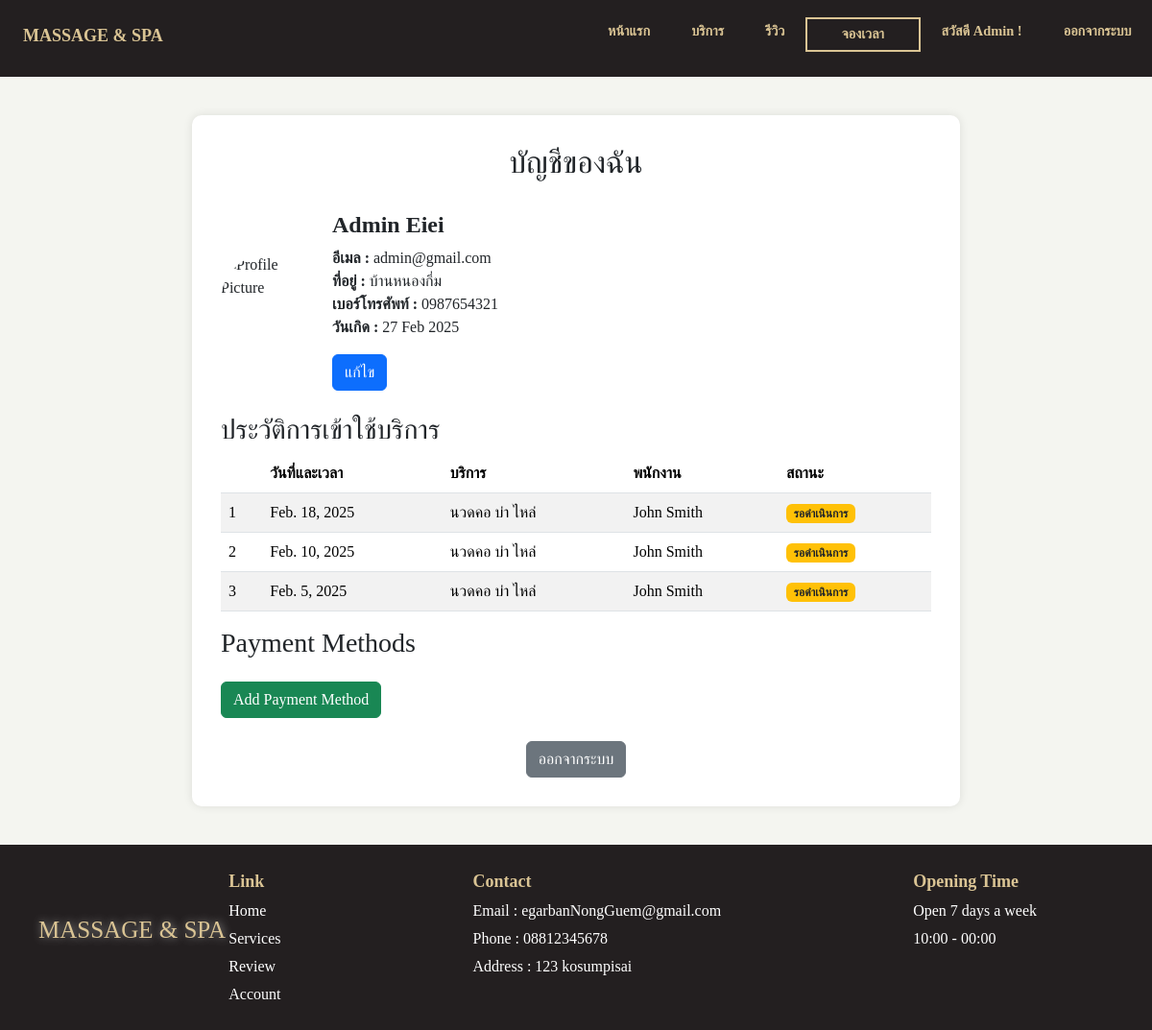
/account/ (signed in), run on the app's committed database.
### loginApp/models.py (models this page shows, shortened)
class Customer(AbstractUser):
    email = models.EmailField(unique=True)
    phone = models.CharField(max_length=15, unique=True, null=False, blank=False)
    address = models.TextField(null=False, blank=False)
    birth_date = models.DateField(null=False, blank=False)
    last_login = models.DateTimeField(default=timezone.now)
    USERNAME_FIELD = 'email'
    REQUIRED_FIELDS = ['username', 'first_name', 'last_name', 'phone', 'address', 'birth_date']
    class Meta:
        verbose_name = 'Customer'
        verbose_name_plural = 'Customers'

### serviceApp/models.py (models this page shows, shortened)
class Booking(models.Model):
    booking_id = models.AutoField(primary_key=True)
    customer = models.ForeignKey('loginApp.Customer', null=True, blank=True, on_delete=models.SET_NULL)
    temp_customer = models.ForeignKey(TemporaryCustomer, null=True, blank=True, on_delete=models.SET_NULL)
    slot = models.ForeignKey(TimeSlot, null=True, blank=True, on_delete=models.SET_NULL)
    service = models.ForeignKey(Service, null=True, blank=True, on_delete=models.SET_NULL)
    review = models.ForeignKey(Review, null=True, blank=True, on_delete=models.SET_NULL)
    staff = models.ForeignKey(Staff, null=True, blank=True, on_delete=models.SET_NULL)
    payment = models.ForeignKey(Payment, null=True, blank=True, on_delete=models.SET_NULL)
    booking_date = models.DateField()
    status = models.CharField(max_length=10, choices=[('Pending', 'Pending'), ('Confirmed', 'Confirmed'), ('Cancelled', 'Cancelled')], default='Pending')
    walk_in = models.BooleanField(default=False)
    commission_amount = models.DecimalField(max_digits=10, decimal_places=2, default=0.00)

class Service(models.Model):
    service_id = models.AutoField(primary_key=True)
    name = models.CharField(max_length=100)
    description = models.TextField()
    price = models.DecimalField(max_digits=10, decimal_places=2)
    duration = models.TimeField(null=True, blank=True, default=None)

class Staff(models.Model):
    staff_id = models.AutoField(primary_key=True)
    name = models.CharField(max_length=100)
    speciality = models.CharField(max_length=100)
    role = models.CharField(max_length=100)
    commission_rate = models.DecimalField(max_digits=5, decimal_places=2)
    phone = models.CharField(max_length=15)
    birthdate = models.DateField(null=True, blank=True, default="1970-01-01")
    status = models.CharField(max_length=50, default="Available")

### serviceApp/views.py (the view)
# urls.py: path('account/', views.account_view, name='account'),
@login_required
def account_view(request):
    user = request.user
    try:
        customer = Customer.objects.get(email=user.email)
    except Customer.DoesNotExist:
        customer = None
    bookings = Booking.objects.filter(customer=customer).select_related('service', 'staff', 'slot').order_by('-booking_date')
    if request.method == 'POST':
        form = EditProfileForm(request.POST, instance=user)
        if form.is_valid() and customer:
            customer.first_name = form.cleaned_data['first_name']
            customer.last_name = form.cleaned_data['last_name']
            customer.email = form.cleaned_data['email']
            customer.phone = form.cleaned_data['phone']
            customer.birth_date = form.cleaned_data['birthdate']
            customer.save()
            return redirect('account')
    else:
        form = EditProfileForm(initial={
            'first_name': customer.first_name,
            'last_name': customer.last_name,
            'email': customer.email,
            'phone': customer.phone,
            'birth_date': customer.birth_date,
        })
    return render(request, 'account.html', {'user': user, 'customer': customer, 'bookings': bookings, 'form': form})

### serviceApp/templates/account.html (shortened to what this page needs)
<!DOCTYPE html>
<html lang="en">
<head>
    <link rel="stylesheet" href="/static/css/index.css">
    <link rel="stylesheet" href="/static/css/nav.css">
    <link rel="stylesheet" href="/static/css/footer.css">
    <link rel="stylesheet" href="/static/css/review.css">
    <link rel="stylesheet" href="/static/css/reg.css">
    <link rel="stylesheet" href="/static/css/service.css">
    <liink href="https://stackpath.bootstrapcdn.com/bootstrap/4.5.2/css/bootstrap.min.css" rel="stylesheet">
    <link href="https://cdn.jsdelivr.net/npm/bootstrap@5.3.3/dist/css/bootstrap.min.css" rel="stylesheet"
>
    <link rel="stylesheet" href="https://cdn.jsdelivr.net/npm/bootstrap-icons@1.11.3/font/bootstrap-icons.min.css">
</head>
<body>
    <header>
        <nav class="navbar">
            <div class="logo">
                <h2>MASSAGE & SPA</h2>
            </div>
            <ul class="sidebar">
                <li><a href="/" class="menu-link">หน้าแรก</a></li>
                <li><a href="/service" class="menu-link">บริการ</a></li>
                <li><a href="/review" class="menu-link">รีวิว</a></li>
                <li><a href="/booking1" id="menu-book" class="menu-link">จองเวลา</a></li>
                {%if request.user.is_authenticated %}
                <li><a href="/account" class="menu-link">สวัสดี {{request.user.first_name}} !</a></li>
                <li><a href="/logout" class="menu-link">ออกจากระบบ</a></li>
                {% else %}
                <li><a href="/login" class="menu-link">เข้าสู่ระบบ</a></li>
                {% endif %}
            </ul>
        </nav>
    </header>
    <div class="account-container">
        <h2 style="text-align: center;">บัญชีของฉัน</h2>
        <br>
        <div class="d-flex align-items-center mb-4" id="profile-section">
            <img src="https://www.strasys.uk/wp-content/uploads/2022/02/Depositphotos_484354208_S-300x300.jpg"
                alt="Profile Picture" class="profile-pic me-3">
            <div>
                <h4 id="user-name"><strong>{{ user.first_name}} {{ user.last_name}}</strong></h4>
                <p><strong>อีเมล : </strong>{{ user.email }}<br>
                    <strong>ที่อยู่ : </strong>{{ user.address }}<br>
                    <strong>เบอร์โทรศัพท์ : </strong>{{ user.phone }}<br>
                    <strong>วันเกิด : </strong>{{ user.birth_date|date:"d M Y" }}
                </p>
                <button class="btn btn-primary" data-toggle="modal" data-target="#editProfileModal">แก้ไข</button>
            </div>
        </div>
        <h3 class="mt-4">ประวัติการเข้าใช้บริการ</h3>
        <table class="table table-striped">
            <thead>
                <tr>
                    <th></th>
                    <th>วันที่และเวลา</th>
                    <th>บริการ</th>
                    <th>พนักงาน</th>
                    <th>สถานะ</th>
                </tr>
            </thead>
            <tbody>
                {% for booking in bookings %}
                <tr>
                    <td>{{ forloop.counter }}</td>
                    <td>{{ booking.booking_date }}</td>
                    <td>{{ booking.service.name }}</td>
                    <td>{{ booking.staff.name }}</td>
                    <td>
                        {% if booking.status == "Confirmed" %}
                        <span class="badge bg-success">ยืนยันแล้ว</span>
                        {% elif booking.status == "Pending" %}
                        <span class="badge bg-warning text-dark">รอดำเนินการ</span>
                        {% else %}
                        <span class="badge bg-danger">ยกเลิก</span>
                        {% endif %}
                    </td>
                </tr>
                {% empty %}
                <tr>
                    <td colspan="6" class="text-center">ไม่มีประวัติการจอง</td>
                </tr>
                {% endfor %}
            </tbody>
        </table>
        <h3>Payment Methods</h3>
        <button class="btn btn-success" data-bs-toggle="modal" data-bs-target="#addPaymentModal">Add Payment
            Method</button>
        <div class="text-center mt-4">
            <button class="btn btn-secondary" onclick="window.location.href='/logout'">ออกจากระบบ</button>
        </div>
    </div>
    <footer>
        <a class="logo"
            style="color: #DAC494; text-shadow: rgb(158, 158, 158) 1px 0 10px; font-size: 25px; margin-top: 50px; margin-left: 20px;"
            href="/">MASSAGE & SPA</a>
        <div class="nav">
            <div class="links">
                <ul>
                    <li style=" color: #DAC494; font-size: 18px; font-weight: bold;">Link</li>
                    <li><a href="/">Home</a></li>
                    <li><a href="/service">Services</a></li>
                    <li><a href="/review">Review</a></li>
                    <li><a href="/account">Account</a></li>
                </ul>
            </div>
            <div class="social">
                <ul>
                    <li style="color: #DAC494; font-size: 18px; font-weight: bold;">Contact</li>
                    <li>Email : egarbanNongGuem@gmail.com</li>
                    <li> Phone : 08812345678</li>
                    <li> Address : 123 kosumpisai</li>
                </ul>
            </div>
            <div class="opening">
                <ul>
                    <li style="color: #DAC494; font-size: 18px; font-weight: bold;">Opening Time</li>
                    <li>Open 7 days a week </li>
                    <li>10:00 - 00:00</li>
                </ul>
            </div>
        </div>
    </footer>
</body>
</html>

### static/css/index.css (style rules this page uses)
* { margin: 0; padding: 0; box-sizing: border-box; }
body { background-color: #F4F5F0; }
h2, h5 { font-weight: bold; }

### static/css/nav.css (style rules this page uses)
* { font-family: 'garamond'; }
body { background-color: #F4F5F0 !important; }
:root { box-sizing: border-box; --primary: #231F20; --dark: #095c4d; --light: #DAC494; --header-bg: var(--primary); }
.logo h2 { font-weight:600; line-height: 1px; color: #DAC494; font-size: 1.5vw; }
*, *::after, *::before { box-sizing: inherit; margin: 0; padding: 0; }
body { min-width: 480px !important; font-size: 1rem; }
header { background: var(--header-bg); padding-left: 1.5em; position: sticky; top: 0; z-index: 999; height: 80px; }
.navbar { display: flex; justify-content: space-between; align-items: center; z-index: 999; }
.sidebar { display: flex; flex-direction: row; z-index: 1000; }
.sidebar li ,nav { list-style: none; }
.sidebar li a { display: block; text-decoration: none; color: var(--light); padding: 1em 1.5em; font-size: 1.2vw; font-weight: bold; transition: all 0.5s ease-in-out; }
#menu-book { color: #DAC494; margin-top: 10px; padding: 5px; border: 2.2px solid #DAC494; cursor: pointer; transition: background-color 0.5s ease-in-out; width: 120px; font-weight: bold; text-align: center; }

### static/css/footer.css (style rules this page uses)
footer { display: flex; justify-content: space-between; padding: 1em; background-color: #231F20; padding: 20px; font-family: 'garamond'; }
.links { margin-right: 200px; }
.social { margin-right: 200px; }
.opening { margin-right: 100px; }
.nav { display: flex; }
.nav ul { list-style-type: none; padding: 0; margin: 0; }
.nav ul li { margin: 5px 0; color: white; }
.nav ul li a { color: white; text-decoration: none; }
footer a { text-decoration: none; color: white; display: block; transition: all 0.3s ease-in; }

### static/css/review.css (style rules this page uses)
* { margin: 0px; padding: 0px; box-sizing: border-box; }
a { text-decoration: none; }

### static/css/reg.css (style rules this page uses)
* { font-family: 'garamond'; }
.payment-container input, button { display: block; margin-top: 5px; padding: 8px; }

### static/css/service.css (style rules this page uses)
body { font-family: 'playfair'; background-color: #F4F5F0; }

### serviceApp/templates/account.html (style rules this page uses)
.account-container { max-width: 800px; margin: 40px auto; background: white; padding: 30px; border-radius: 10px; box-shadow: 0px 0px 10px rgba(0, 0, 0, 0.1); }
.profile-pic { width: 100px; height: 100px; border-radius: 50%; object-fit: cover; }

### data on the page
Customer: user.first_name "Admin", first_name "Admin", last_name "Eiei", email "admin@gmail.com", address "บ้านหนองกึ่ม", phone "0987654321", birth_date "27 Feb 2025"
Booking: booking_date "Feb. 18, 2025", service.name "นวดคอ บ่า ไหล่", staff.name "John Smith", status "รอดำเนินการ"
Booking: booking_date "Feb. 10, 2025", service.name "นวดคอ บ่า ไหล่", staff.name "John Smith", status "รอดำเนินการ"
Booking: booking_date "Feb. 5, 2025", service.name "นวดคอ บ่า ไหล่", staff.name "John Smith", status "รอดำเนินการ"
